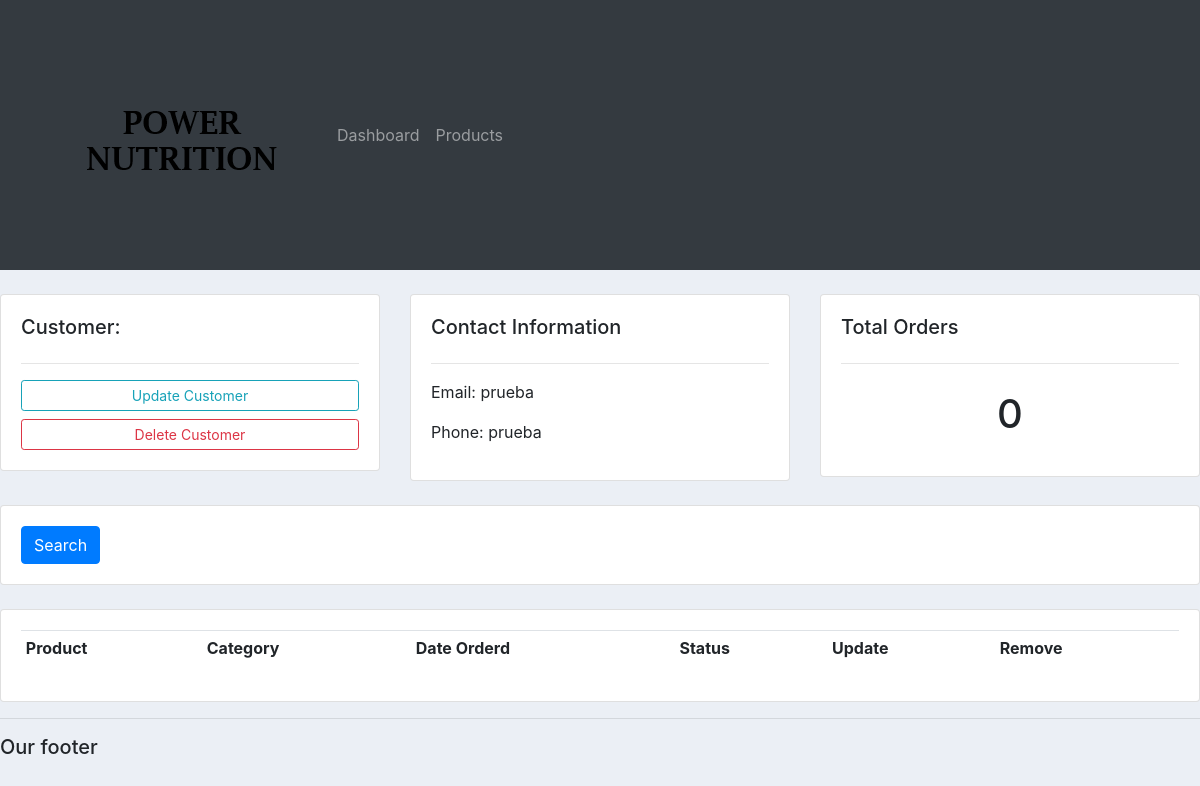
Page /customer/2/ on the earlier database version.
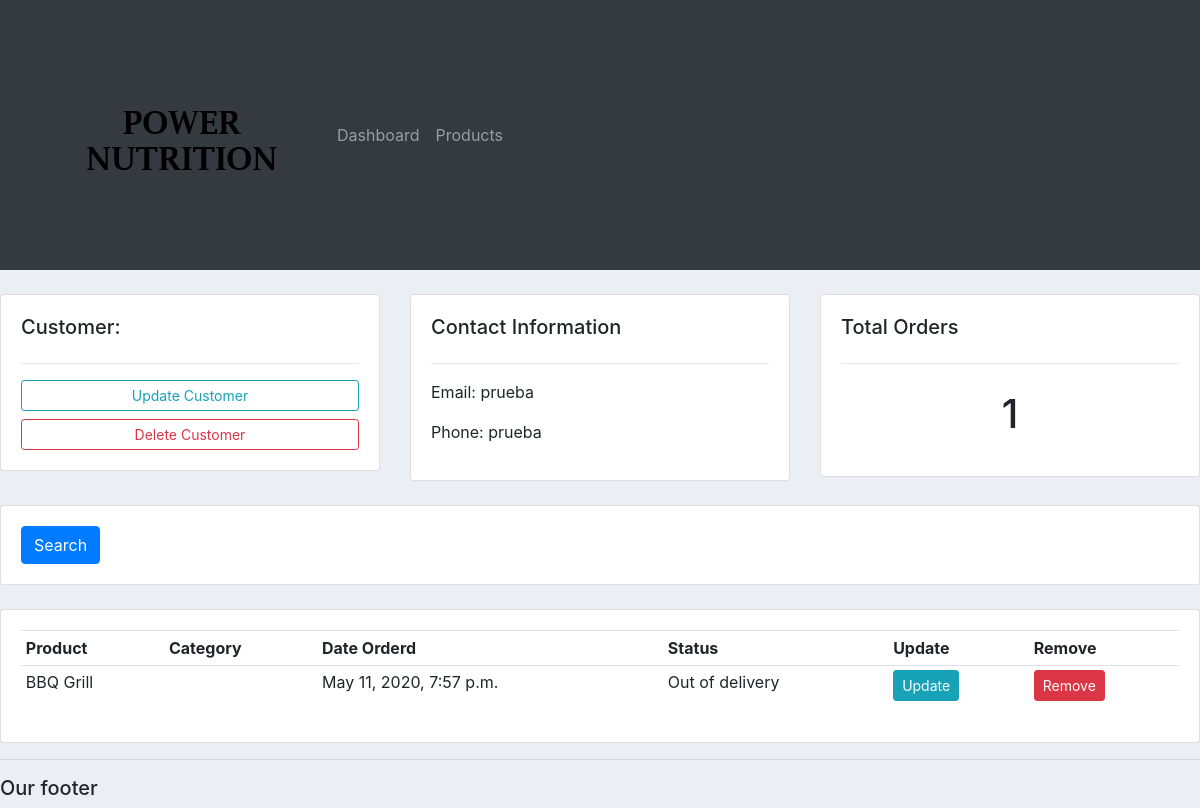
Same page on the later database version.
### account/models.py (models this page shows)
class Order(models.Model):
    STATUS = (
        ('Pending', 'Pending'),
        ('Out of delivery', 'Out of delivery'),
        ('Delivered', 'Delivered'),
        )
    customer = models.ForeignKey(Customer, null=True, on_delete=models.SET_NULL)
    product = models.ForeignKey(Product, null=True, on_delete=models.SET_NULL)
    date_created = models.DateTimeField(auto_now_add=True, null=True)
    status = models.CharField(max_length=100, null=True, choices=STATUS)

class Product(models.Model):
    CATEGORY = (
            ('Indoor', 'Indoor'),
            ('Out Door', 'Out Door'),
            )
    name = models.CharField(max_length=200, null=True)
    price = models.FloatField(null=True)
    category = models.CharField(max_length=200, null=True, choices=CATEGORY)
    description = models.CharField(max_length=500, null=True, blank=True)
    date_created = models.DateTimeField(auto_now_add=True, null=True)
    tags = models.ManyToManyField(Tag)
    def __str__(self):
        return self.name

### account/views.py (the view)
# urls.py: path('customer/<str:pk_test>/', views.customer, name="customer"),
def customer(request, pk_test):
    customer = Customer.objects.get(id=pk_test)
    orders = customer.order_set.all()
    order_count = orders.count()
    context = {'customer': customer, 'orders': orders,'order_count': order_count}
    return render(request, 'account/customer.html', context)

### account/templates/account/customer.html
{%  extends 'account/main.html' %}
{% block content %}
	<br>
<div class="row">
	<div class="col-md">
		<div class="card card-body">
			<h5>Customer:</h5>
			<hr>
			<a class="btn btn-outline-info  btn-sm btn-block" href="">Update Customer</a>
			<a class="btn btn-outline-danger  btn-sm btn-block" href="">Delete Customer</a>
		</div>
	</div>
	<div class="col-md">
		<div class="card card-body">
			<h5>Contact Information</h5>
			<hr>
			<p>Email: {{customer.email}} </p>
			<p>Phone: {{customer.phone}}</p>
		</div>
	</div>
	<div class="col-md">
		<div class="card card-body">
			<h5>Total Orders</h5>
			<hr>
			<h1 style="text-align: center;padding: 10px">{{order_count}}</h1>
		</div>
	</div>
</div>
<br>
<div class="row">
	<div class="col">
		<div class="card card-body">
			<form method="get">
		    <button class="btn btn-primary" type="submit">Search</button>
		  </form>
		</div>
	</div>
</div>
<br>
<div class="row">
	<div class="col-md">
		<div class="card card-body">
			<table class="table table-sm">
				<tr>
					<th>Product</th>
					<th>Category</th>
					<th>Date Orderd</th>
					<th>Status</th>
					<th>Update</th>
					<th>Remove</th>
				</tr>
				{% for order in orders %}
				<tr>
					<td>{{order.product}}</td>
					<td>{{order.category}}</td>
					<td>{{order.date_created}}</td>
					<td>{{order.status}}</td>
					<td><a class="btn btn-sm btn-info"  href="">Update</a></td>
					<td><a class="btn btn-sm btn-danger" href="">Remove</a></td>
				</tr>
				{% endfor %}
			</table>
		</div>
	</div>
</div>
{% endblock %}

Differences in the rows shown:
added Order: product "BBQ Grill", date_created "May 11, 2020, 7:57 p.m.", status "Out of delivery"
Other differences:
{{ order_count }}: "0" → "1"
